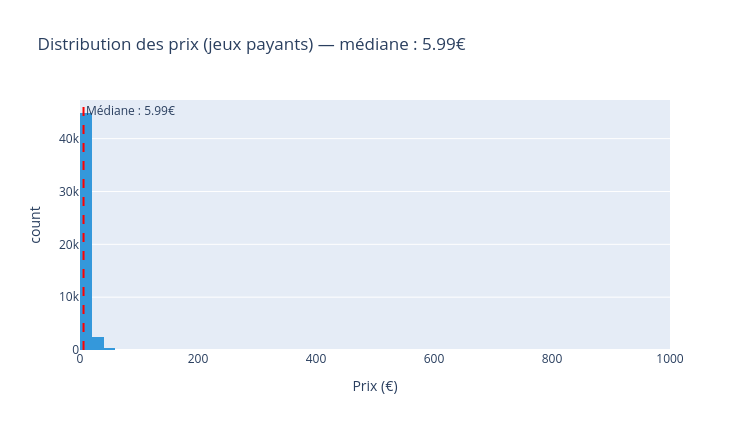

The cell this chart's notebook holds for it:
### Code cell
payants = df[df['price_eur'] > 0]['price_eur']

fig = px.histogram(payants, x='price_eur', nbins=50,
                   title=f'Distribution des prix (jeux payants) — médiane : {payants.median():.2f}€',
                   labels={'price_eur': 'Prix (€)', 'count': 'Nombre de jeux'},
                   color_discrete_sequence=['#3498db'], width=750, height=430)
fig.add_vline(x=payants.median(), line_dash='dash', line_color='red',
              annotation_text=f'Médiane : {payants.median():.2f}€')
fig.show()

### Figure 1 — Plotly figure (JSON) as saved in the notebook; plotly's stock layout.template omitted (floating-point values rounded to 4 significant figures; data arrays with more than 128 entries replaced by an {"elided": "..."} marker saying what was removed)
{"data": [{"bingroup": "x", "hovertemplate": "Prix (€)=%{x}<br>count=%{y}<extra></extra>", "legendgroup": "", "marker": {"color": "#3498db", "pattern": {"shape": ""}}, "name": "", "nbinsx": 50, "orientation": "v", "showlegend": false, "type": "histogram", "x": {"elided": "47911 float values"}, "xaxis": "x", "yaxis": "y"}], "layout": {"annotations": [{"showarrow": false, "text": "Médiane : 5.99€", "x": 5.99, "xanchor": "left", "xref": "x", "y": 1, "yanchor": "top", "yref": "y domain"}], "barmode": "relative", "height": 430, "legend": {"tracegroupgap": 0}, "shapes": [{"line": {"color": "red", "dash": "dash"}, "type": "line", "x0": 5.99, "x1": 5.99, "xref": "x", "y0": 0, "y1": 1, "yref": "y domain"}], "title": {"text": "Distribution des prix (jeux payants) — médiane : 5.99€"}, "width": 750, "xaxis": {"anchor": "y", "domain": [0, 1], "title": {"text": "Prix (€)"}}, "yaxis": {"anchor": "x", "domain": [0, 1], "title": {"text": "count"}}}}
